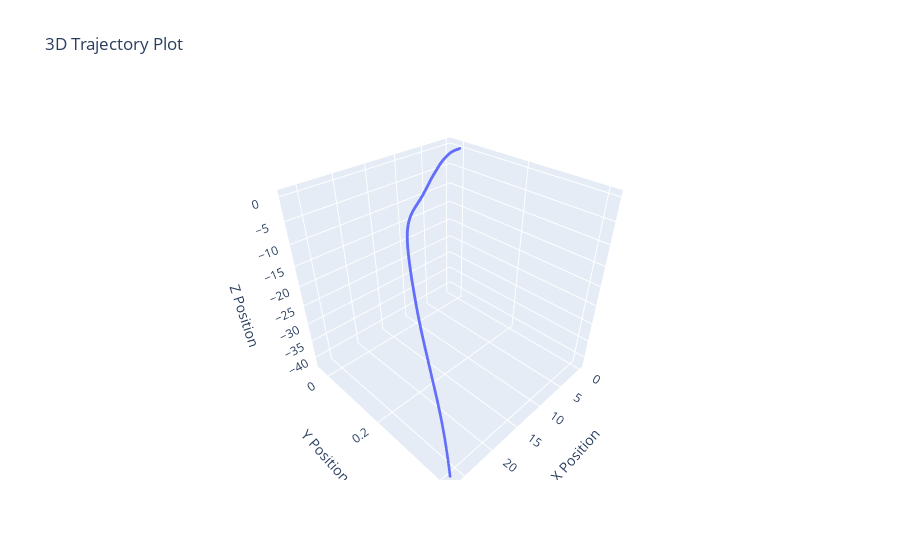

Notebook code for this chart:
### Code cell
position = compute_position(attitudes, acc_data)
plot_trajectory(position)
compute_metrics(position, position_data)

### Figure 1 — Plotly figure (JSON) as saved in the notebook; plotly's stock layout.template omitted (floating-point values rounded to 4 significant figures; data arrays with more than 128 entries replaced by an {"elided": "..."} marker saying what was removed)
{"data": [{"marker": {"size": 1}, "mode": "markers+lines", "type": "scatter3d", "x": {"elided": "500 float values"}, "y": {"elided": "500 float values"}, "z": {"elided": "500 float values"}}], "layout": {"scene": {"xaxis": {"title": {"text": "X Position"}}, "yaxis": {"title": {"text": "Y Position"}}, "zaxis": {"title": {"text": "Z Position"}}}, "title": {"text": "3D Trajectory Plot"}}}
